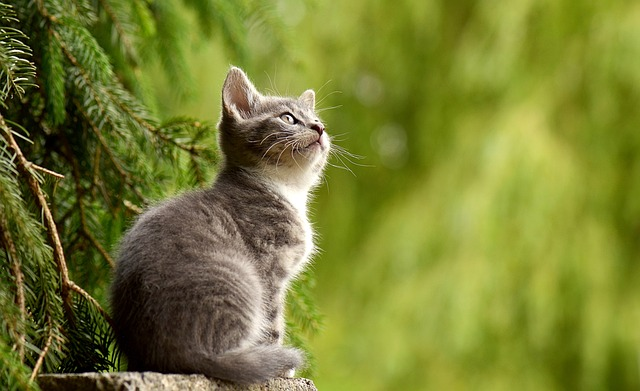
#> input picture images/img.jpg, 640 x 391 px
$ jupyter execute 10_image_mod.ipynb
#> lines starting #> are read from the running program, lines starting #| are printed output that depends on the picture
# 10. 이미지 변형

## 흑백

이미지를 흑백으로 읽음

[cell 1]
import cv2

img = cv2.imread("images/img.jpg", cv2.IMREAD_GRAYSCALE)
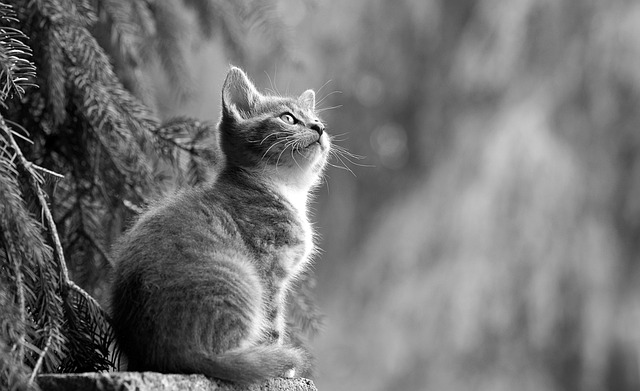
#> img: shape (391, 640); min 0, max 255, mean 115.1

cv2.imshow("img", img)

cv2.waitKey(0)
cv2.destroyAllWindows()

불러온 이미지를 흑백으로 변경

[cell 2]
import cv2

img = cv2.imread("images/img.jpg")
#> img is the input picture: shape (391, 640, 3); mean B, G, R 49.8, 125.8, 119.1
dst = cv2.cvtColor(img, cv2.COLOR_BGR2GRAY)

cv2.imshow("img", img)
cv2.imshow("gray", dst)

cv2.waitKey(0)
cv2.destroyAllWindows()

## 흐림

### 가우시안 블러

커널 사이즈 변화에 따른 흐림

[cell 3]
import cv2

img = cv2.imread("images/img.jpg")

# (3, 3), (5, 5), (7, 7)
kernel_3 = cv2.GaussianBlur(img, (3, 3), 0)
kernel_5 = cv2.GaussianBlur(img, (5, 5), 0)
kernel_7 = cv2.GaussianBlur(img, (7, 7), 0)
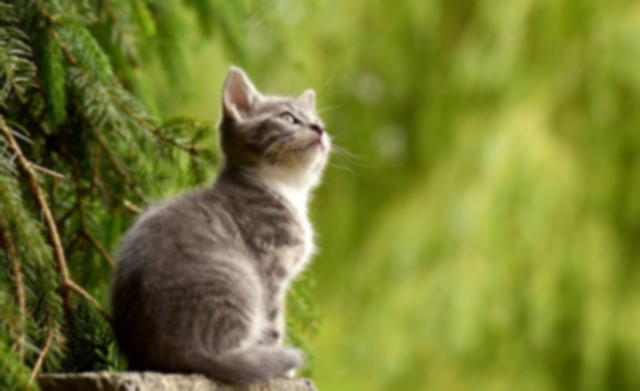
#> kernel_7: shape (391, 640, 3); mean B, G, R 49.8, 125.8, 119.1


cv2.imshow("img", img)
cv2.imshow("kernel_3", kernel_3)
cv2.imshow("kernel_5", kernel_5)
cv2.imshow("kernel_7", kernel_7)

cv2.waitKey(0)
cv2.destroyAllWindows()

표준편차 변화에 따른 흐림

[cell 4]
import cv2

img = cv2.imread("images/img.jpg")

sigma_1 = cv2.GaussianBlur(img, (0, 0), 1)  # sigmaX: 가우시안 커널의 x 방향의 표준편차
sigma_2 = cv2.GaussianBlur(img, (0, 0), 2)
sigma_3 = cv2.GaussianBlur(img, (0, 0), 3)
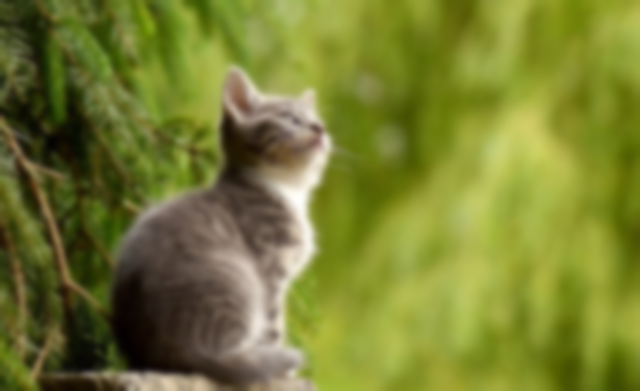
#> sigma_3: shape (391, 640, 3); mean B, G, R 49.8, 125.8, 119.1

cv2.imshow("img", img)
cv2.imshow("sigma_1", sigma_1)
cv2.imshow("sigma_2", sigma_2)
cv2.imshow("sigma_3", sigma_3)

cv2.waitKey(0)
cv2.destroyAllWindows()

## 원근

사다리꼴 이미지 펼치기

[cell 5]
import cv2
import numpy as np

img = cv2.imread("images/newspaper.jpg")
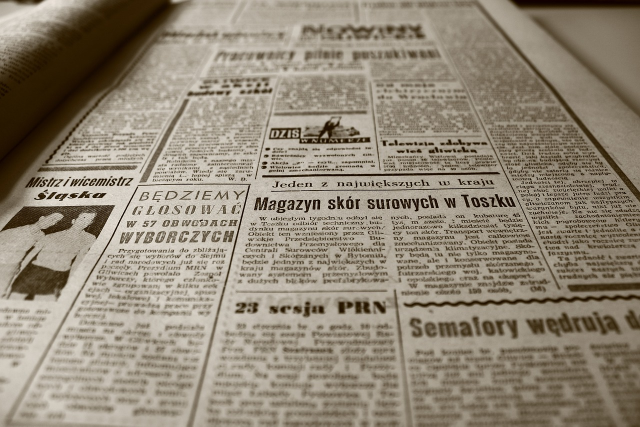
#> input picture images/newspaper.jpg, 1280 x 853 px (shown at 1/2 size)
#> img is the input picture: shape (853, 1280, 3); mean B, G, R 118.6, 135.1, 145.4

width, height = 640, 350  # 가로 크기 640, 세로 크기 350 으로 결과물 출력
# 좌상, 우상, 우하, 좌하 (시계 방향으로 4 지점 정의)
src = np.array(
    [
        [511, 352],
        [1008, 345],
        [1122, 594],
        [455, 604],
    ],
    dtype=np.float32,
)  # input 4개 지점
dst = np.array(
    [
        [0, 0],
        [width, 0],
        [width, height],
        [0, height],
    ],
    dtype=np.float32,
)  # output 4개 지점

matrix = cv2.getPerspectiveTransform(src, dst)  # Matrix 얻어옴
result = cv2.warpPerspective(img, matrix, (width, height))  # matrix 대로 변환을 함
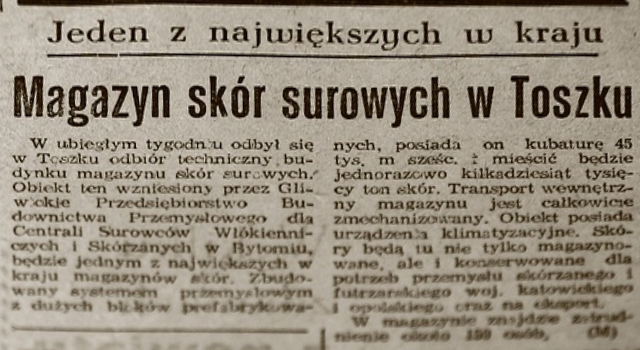
#> result: shape (350, 640, 3); mean B, G, R 125.8, 141.2, 150.7

cv2.imshow("img", img)
cv2.imshow("result", result)

cv2.waitKey(0)
cv2.destroyAllWindows()

회전된 이미지 올바로 세우기

[cell 6]
import cv2
import numpy as np

img = cv2.imread("images/poker.jpg")
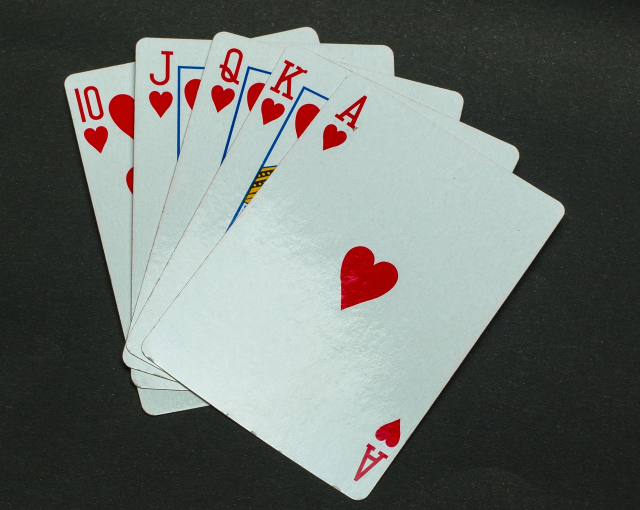
#> input picture images/poker.jpg, 1280 x 1020 px (shown at 1/2 size)
#> img is the input picture: shape (1020, 1280, 3); mean B, G, R 108.4, 112.6, 107.2

width, height = 530, 710
# 좌상, 우상, 우하, 좌하 (시계 방향으로 4 지점 정의)
src = np.array(
    [
        [705, 137],
        [1133, 414],
        [726, 1007],
        [276, 700],
    ],
    dtype=np.float32,
)  # input 4개 지점
dst = np.array(
    [
        [0, 0],
        [width, 0],
        [width, height],
        [0, height],
    ],
    dtype=np.float32,
)  # output 4개 지점

matrix = cv2.getPerspectiveTransform(src, dst)  # Matrix 얻어옴
result = cv2.warpPerspective(img, matrix, (width, height))  # matrix 대로 변환을 함
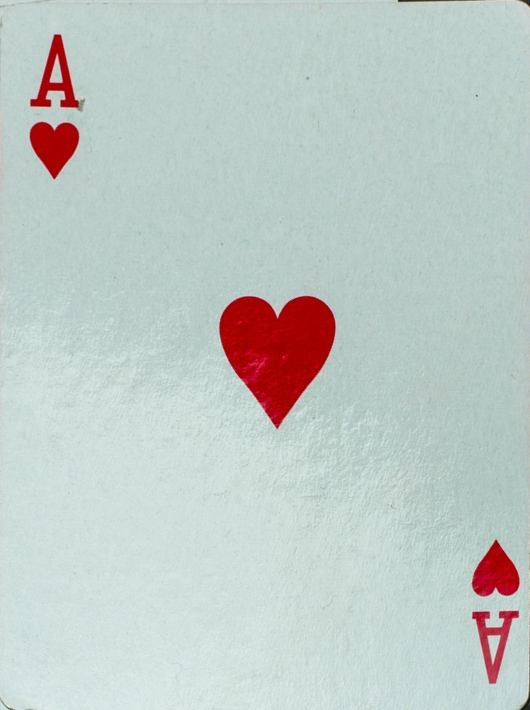
#> result: shape (710, 530, 3); mean B, G, R 198.3, 201.9, 191.6

cv2.imshow("img", img)
cv2.imshow("result", result)

cv2.waitKey(0)
cv2.destroyAllWindows()
